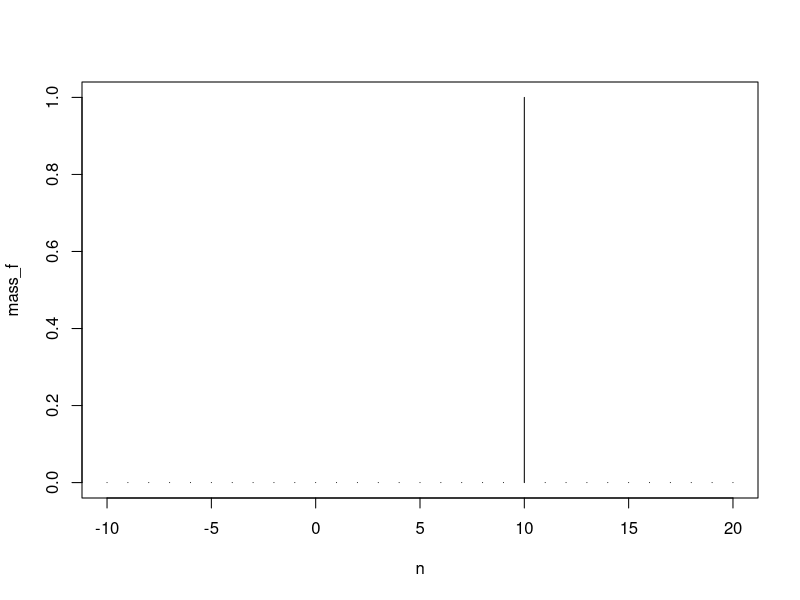
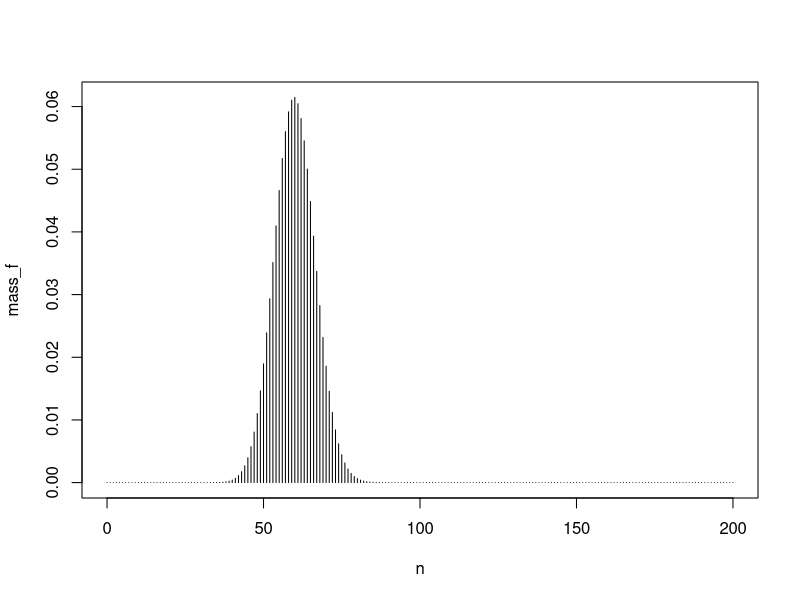

Reproduce these figures in R, in order.

# ========================================================== Cerinta 2 ==========================================================

#   2. Fiind dată o funcție f , introdusă de utilizator, determinarea unei constante de
# normalizare k(cu precizarea dacă această constantă duce la o funcție de masă sau la o
# densitate de probabilitate). Ȋn cazul ȋn care o asemenea constantă nu există, afișarea
# unui mesaj corespunzător către utilizator.


#     Constanta de normalizare este o constanta care, atunci cand este inmultita cu rezultatul integrarii
# functiei alese, intoarce valoare 1. Este utila aceasta constanta deoarece in statistica suma tuturor
# probabilitatilor trebuie sa fie egala cu 1. Intrucat aria de sub un grafic reprezinta tot spectrul 
# probabilistic al unei variabile aleatoare continue, integrala functiei graficului trebuie sa fie egala cu 1,
# aceasta functie fiind functia de densitate 

f <- function(x){
    # functie care intoarce 1 pt valori intre 0 si 1, si a^2 pentru valori mai mari decat 1 
    ifelse(x < 1, 1, 2)
}

inf_f <- function(x){
    # functie care, integrata, rezulta infinit
    1 / (x - 1)
}

result <- tryCatch(
    integrate(inf_f, lower = 0, upper = 1),
    error = function(err) {
    # Custom response when the integration results in an error
      message("Integration resulted in an error: ", err$message)
      # You can choose to return a specific value or handle the error in a different way
      return(NA)
    }
)
print(result)

integrate(f, 0, 2)

obtine_constanta_normalizare <- function(f, min = 0, max = 0){
    # Aceasta metoda de obtinere a constantei de normalizare poate ajunge la rezultatul corect, 
    # fie ca functia f are valori discrete (functie de masa) ( acestea fiind reprezentate de felul ifelse(x < 1, 1, 2)
    # sau valori continue (functie de densitate) (x^2
    # min si max reprezinta intervalul pe care functia ia valori diferite de 0
    if(min == max){
        if(min == 0){
            cat("Nu ati introdus limite!\n")
            cat("Introduceti un interval pe care functia ia valori.\n")
            return(NA)
        }
        #daca intervalul este 0, orice constanta inmultita cu 0 va da mereu 0
        cat("Limitele au aceeasi valoare!\n")
        cat("Introduceti un interval valid, in care limitele pe care functia ia valori au sens.\n")
        return(NA)
    }
    if(min > max){
        cat("Limita inferioara este mai mare decat cea superioara!\n")
        cat("Introduceti un interval valid, in care limitele pe care functia ia valori au sens.\n")
        return(NA);
    }
    # integrala poate tinde la infinit ceea ce face ca functia integrate sa afiseze o eroare. 
    # ce imi doresc este sa prind acea eroare si sa o tratez, ceea ce fac cu tryCatch():
    rez_integrarii <- tryCatch(
                          integrate(f, min, max), 
                          error = function(err){
                              # daca integrala tinde la infinit, mesajul erorii este cel de mai jos
                              if(err$message == "non-finite function value"){
                                  cat("Functia data tinde la infinit.\nNu se poate gasi o constanta de normalizare pentru ea.\n")
                              }
                              else{
                                  cat("O eroare neasteptata a avut loc la integrare:\n")
                                  cat(err$message);
                              }
                              return(NA)
                          })
    # ne intereseaza constanta care, atunci cand este inmultita cu integrala, sa intoarca 1: 
    # k * integrala = 1
    # k = 1/integrala
    # folosesc $value deoarece vreau valoarea stocata in rezultatul integrarii
    return(1 / rez_integrarii$value)
}

obtine_constanta_normalizare(f, 0, 3)

obtine_constanta_normalizare(f, 1, 2) * integrate(f, 1, 2)$value

# ========================================================== Cerinta 3 ==========================================================

#     3) Reprezentarea grafică a densității de probabilitate/funcției de masă și a funcției de
# repartiție pentru diferite valori ale parametrilor repartiției. Ȋn cazul ȋn care funcția de
# repartiție nu este dată ȋntr-o formă explicită(ex. repartiția normală) se acceptă
# reprezentarea grafică a unei aproximări a acesteia.


#fucntie de masa:

n <- -10:20
mass_f <- dbinom(x=n, size=10, prob=1, log = FALSE)
plot(n, mass_f, type='h')


n <- 0:200
functie_de_masa <- function(n){
  mass_f <- dbinom(n, 200, .3, log = FALSE)
  plot(n, mass_f, type='h')
  mass_f
}

f_masa <- functie_de_masa(n)
sum(f_masa)



